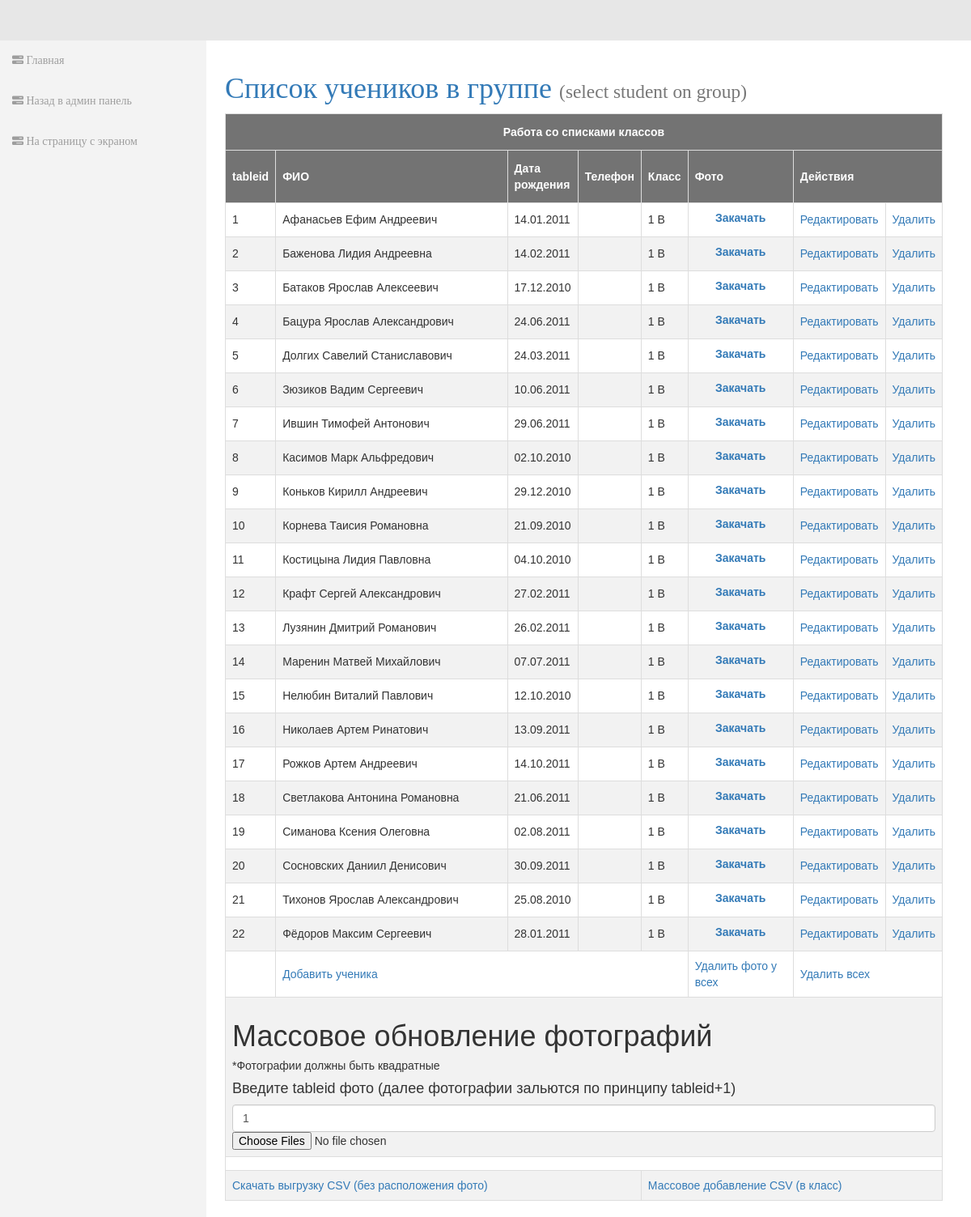
/admin/birthdate/grouplists/lists.php?studentid=13, run on the app's committed database.
### tables this page shows
CREATE TABLE IF NOT EXISTS `student` (
  `id` int(11) NOT NULL,
  `fname` varchar(50) NOT NULL,
  `lname` varchar(50) NOT NULL,
  `mname` varchar(50) NOT NULL,
  `birthdate` varchar(50) NOT NULL,
  `tel` varchar(50) NOT NULL,
  `photochash` varchar(255) DEFAULT NULL,
  `tableid` int(11) DEFAULT NULL,
  `studentid` int(11) DEFAULT NULL,
  `orgid` int(11) DEFAULT NULL
);

CREATE TABLE IF NOT EXISTS `studentgroup` (
  `id` int(11) NOT NULL,
  `stage` int(11) NOT NULL,
  `title` varchar(50) NOT NULL,
  `orgid` int(11) NOT NULL,
  `studentid` int(11) NOT NULL
);

### admin/birthdate/src/Models/Edittitle/Edittitle.php (called while the page is built, shortened)
<?php
class Edittitle
{
    public $table = 'studenttitle_headline';
    function headertitle()
    {
        include($_SERVER['DOCUMENT_ROOT'] . "/config.php");
        $result3 = mysqli_query($mysqli, "SELECT * FROM $this->table");
        while ($row = mysqli_fetch_assoc($result3)) {
            $columns["$row[name]"] = $row['title'];
            $columns2["$row[smalltext]"] = $row['titlesmall'];
            $id["$row[name]"] = $row['id'];
            extract($columns2);
            extract($columns);
            extract($id);
            $this->columns = $columns;
            $this->columns2 = $columns2;
            $this->id = $id;
        }
    }
}

### admin/birthdate/grouplists/lists.php (the view, shortened to what this page needs)
<!DOCTYPE html>
<html lang="ru">
<head>
    <link rel="stylesheet" type="text/css" href="/admin/bootstrap/css/bootstrap.min.css" />
    <link rel="stylesheet" type="text/css" href="/admin/font-awesome/css/font-awesome.min.css" />
    <link rel="stylesheet" type="text/css" href="/admin/css/local.css" />
    <link rel="stylesheet" type="text/css" href="/admin/css/styles.css" />
    <link rel="stylesheet" href="http://demo.itsolutionstuff.com/plugin/croppie.css">
    <link rel="stylesheet" href="css/groupstyle.css">
    <link rel="stylesheet" href="http://ajax.aspnetcdn.com/ajax/jquery.ui/1.10.3/themes/sunny/jquery-ui.css">
</head>
<body>
    <?php
    require_once '../src/Models/Edittitle/Edittitle.php';
    ?>
    <div id="wrapper">
        <nav class="navbar navbar-inverse navbar-fixed-top" role="navigation">
            <ul class="nav navbar-nav side-nav">
                <li>
                    <a href="/admin/birthdate/index.php">
                        <i class="fa fa-tasks"></i> Главная
                    </a>
                </li>
                <li>
                    <a href="/admin/index.php">
                        <i class="fa fa-tasks"></i> Назад в админ панель
                    </a>
                </li>
                <li>
                    <a href="/index.php">
                        <i class="fa fa-tasks"></i> На страницу с экраном
                    </a>
                </li>
            </ul>
        </nav>
        <div class="col-lg-12">
            <div id="page-wrapper">
                <div>
                    <?php
                    $birthdate1 = new Birthdate\Edittitle();
                    $birthdate1->headertitle();
                    $id = $birthdate1->id[grouplists];
                    $title = $birthdate1->columns[grouplists];
                    $smalltext = $birthdate1->columns2[smallgrouplists];
                    ?>
                    <a href="/admin/brithdate/edittitle.php?lessontitle=<?php echo $id ?>">
                        <h1>
                            <?php echo $title; ?>
                            <small><?php echo $smalltext; ?></small>
                        </h1>
                    </a>
                </div>
                <table id="customers" cellspacing="0" border="1" width="500">
                    <thead>
                        <tr>
                            <th colspan="8" style="text-align: center;">Работа со списками классов</th>
                        </tr>
                        <tr>
                            <th scope="col" width="5%">tableid</th>
                            <th scope="col" width="50%">ФИО</th>
                            <th scope="col" width="5%">Дата рождения</th>
                            <th scope="col" width="5%">Телефон</th>
                            <th scope="col" width="5%">Класс</th>
                            <th scope="col" width="20%">Фото</th>
                            <th scope="col" colspan="2">Действия</th>
                        </tr>
                    </thead>
                    <tbody>
                        <?php
                        $d = $_GET['studentid'];
                        include($_SERVER['DOCUMENT_ROOT'] . "/config.php");
                        mysqli_query($mysqli, "update student, studentgroup set tableid=@num:=@num+1 where 0 in(select @num:=0) and student.studentid = '$d' and student.studentid = studentgroup.studentid");
                        $result = mysqli_query($mysqli, "SELECT * FROM `student`, `studentgroup` WHERE student.studentid = $d and student.studentid = studentgroup.studentid");
                        while ($row = mysqli_fetch_array($result)) {
                            echo '<tr>';
                            echo "<td>$row[tableid]</td>";
                            echo "<td>$row[fname] $row[lname] $row[mname]</td>";
                            echo "<td>$row[birthdate]</td>";
                            echo "<td>$row[tel]</td>";
                            echo "<td>$row[stage] $row[title]</td>";
                            echo '<td>';
                            if ($row['photochash'] != '0' && $row['photochash'] != null) {
                                echo '<div class="logo" style = "text-align:center">
                                    <img height="40" width="40" src="' . $row[photochash] . '">
                                    </div> ';
                            } else {
                                echo '
                                    <form action="oneupload.php" method="post" enctype="multipart/form-data">
                                    <div class="form-check" style="text-align:center;">
                                        <label id="' . $row[0] . '">
                                        <input type="file" id="upload' . $row[tableid] . '"><a>Закачать</a>
                                        </label>
                                    </div>
                                    </form>';
                            }
                            echo '</td>';
                            echo "<td><a href='editst.php?studentid=$row[studentid]&id=$row[0]'>Редактировать</a></td>";
                            echo "<td><a href='deletestud.php?id=$row[0]'>Удалить</a></td>";
                            echo '</tr>';
                        }
                        ?>
                        <tr>
                            <td colspan="1"></td>
                            <td colspan="4">
                                <a href="insertst.php?studentid=<?php echo $d; ?>" class="oopadd">
                                    Добавить ученика
                                </a>
                            </td>
                            <td colspan="1">
                                <a href="fulldeleteimg.php?studentid=<?php echo $d; ?>" class="oopadd">
                                    Удалить фото у всех
                                </a>
                            </td>
                            <td colspan="2">
                                <a href="fulldeletestud.php?studentid=<?php echo $d; ?>" class="oopadd">
                                    Удалить всех
                                </a>
                            </td>
                        </tr>
                        <tr>
                            <td colspan="8">
                                <form id="imageform" method="post" enctype="multipart/form-data" action='ajaxImageUpload.php' style="clear:both">
                                    <h1>Массовое обновление фотографий</h1>
                                    <div id='imageloadbutton'>
                                        <h5>*Фотографии должны быть квадратные</h5>
                                        <h4>Введите tableid фото (далее фотографии зальются по принципу tableid+1)</h4>
                                        <input type="text" value="1" name="id" class="form-control">
                                        <input type="file" name="photos[]" id="photoimg" multiple="true" />
                                    </div>
                                </form>
                            </td>
                        </tr>
                        <tr>
                            <td colspan="8">
                            </td>
                        </tr>
                        <tr>
                            <td colspan="4"><a href="export.php?studentid=<?php echo $d; ?>" class="oopadd">Скачать выгрузку CSV (без
                                    расположения фото)</a></td>
                            <td colspan="4"><a href="loadcsv.php?studentid=<?php echo $d; ?>" class="oopadd">Массовое добавление CSV (в
                                    класс)</a></td>
                        </tr>
                    </tbody>
                </table>
            </div>
        </div>
    </div>
</body>
</html>

### admin/css/local.css (style rules this page uses)
#wrapper { padding-left: 0; }
#page-wrapper { width: 100%; }
body { font-family: 'Trebuchet MS'; font-size: 14px; line-height: 1.42857143; color: #333; background-color: #fff; }
.navbar-inverse { background-color: #e7e7e7; border-color: #e7e7e7; }
@media (min-width:768px) { #wrapper { padding-left: 243px; } }
@media (min-width:768px) { #page-wrapper { padding: 20px 20px; } }
@media (min-width:768px) { .side-nav { margin-left: -225px; left: 225px; width: 255px; position: fixed; top: 50px; height: 100%; border-radius: 0; border: none; background-color: #F3F3F3; overflow-y: auto; } }
@media (min-width:768px) { .side-nav>li>a { width: 225px; } }

### admin/css/styles.css (style rules this page uses)
#customers { font-family: "Trebuchet MS", Arial, Helvetica, sans-serif; border-collapse: collapse; width: 100%; }
#customers td, #customers th { border: 1px solid #ddd; padding: 8px; }
#customers tr:nth-child(even) { background-color: #f2f2f2; }
#customers th { padding-top: 12px; padding-bottom: 12px; text-align: left; background-color: #737373; color: white; }

### data on the page
student: tableid "1", fname "Афанасьев", lname "Ефим", mname "Андреевич", birthdate "14.01.2011", studentgroup.stage "1", studentgroup.title "В"
student: tableid "2", fname "Баженова", lname "Лидия", mname "Андреевна", birthdate "14.02.2011", studentgroup.stage "1", studentgroup.title "В"
student: tableid "3", fname "Батаков", lname "Ярослав", mname "Алексеевич", birthdate "17.12.2010", studentgroup.stage "1", studentgroup.title "В"
student: tableid "4", fname "Бацура", lname "Ярослав", mname "Александрович", birthdate "24.06.2011", studentgroup.stage "1", studentgroup.title "В"
student: tableid "5", fname "Долгих", lname "Савелий", mname "Станиславович", birthdate "24.03.2011", studentgroup.stage "1", studentgroup.title "В"
student: tableid "6", fname "Зюзиков", lname "Вадим", mname "Сергеевич", birthdate "10.06.2011", studentgroup.stage "1", studentgroup.title "В"
student: tableid "7", fname "Ившин", lname "Тимофей", mname "Антонович", birthdate "29.06.2011", studentgroup.stage "1", studentgroup.title "В"
student: tableid "8", fname "Касимов", lname "Марк", mname "Альфредович", birthdate "02.10.2010", studentgroup.stage "1", studentgroup.title "В"
student: tableid "9", fname "Коньков", lname "Кирилл", mname "Андреевич", birthdate "29.12.2010", studentgroup.stage "1", studentgroup.title "В"
student: tableid "10", fname "Корнева", lname "Таисия", mname "Романовна", birthdate "21.09.2010", studentgroup.stage "1", studentgroup.title "В"
student: tableid "11", fname "Костицына", lname "Лидия", mname "Павловна", birthdate "04.10.2010", studentgroup.stage "1", studentgroup.title "В"
student: tableid "12", fname "Крафт", lname "Сергей", mname "Александрович", birthdate "27.02.2011", studentgroup.stage "1", studentgroup.title "В"
student: tableid "13", fname "Лузянин", lname "Дмитрий", mname "Романович", birthdate "26.02.2011", studentgroup.stage "1", studentgroup.title "В"
student: tableid "14", fname "Маренин", lname "Матвей", mname "Михайлович", birthdate "07.07.2011", studentgroup.stage "1", studentgroup.title "В"
student: tableid "15", fname "Нелюбин", lname "Виталий", mname "Павлович", birthdate "12.10.2010", studentgroup.stage "1", studentgroup.title "В"
student: tableid "16", fname "Николаев", lname "Артем", mname "Ринатович", birthdate "13.09.2011", studentgroup.stage "1", studentgroup.title "В"
student: tableid "17", fname "Рожков", lname "Артем", mname "Андреевич", birthdate "14.10.2011", studentgroup.stage "1", studentgroup.title "В"
student: tableid "18", fname "Светлакова", lname "Антонина", mname "Романовна", birthdate "21.06.2011", studentgroup.stage "1", studentgroup.title "В"
student: tableid "19", fname "Симанова", lname "Ксения", mname "Олеговна", birthdate "02.08.2011", studentgroup.stage "1", studentgroup.title "В"
student: tableid "20", fname "Сосновских", lname "Даниил", mname "Денисович", birthdate "30.09.2011", studentgroup.stage "1", studentgroup.title "В"
student: tableid "21", fname "Тихонов", lname "Ярослав", mname "Александрович", birthdate "25.08.2010", studentgroup.stage "1", studentgroup.title "В"
student: tableid "22", fname "Фёдоров", lname "Максим", mname "Сергеевич", birthdate "28.01.2011", studentgroup.stage "1", studentgroup.title "В"

### other printed values
$title "Список учеников в группе"
$smalltext "(select student on group)"
